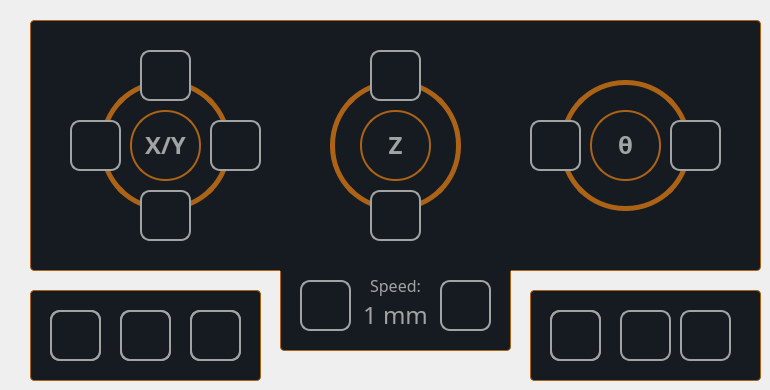
    <widget class="QWidget" name="Manual">
     <property name="cursor">
      <cursorShape>CrossCursor</cursorShape>
     </property>
     <attribute name="title">
      <string>Manual</string>
     </attribute>
     <widget class="QPushButton" name="xPos">
      <property name="geometry">
       <rect>
        <x>210</x>
        <y>120</y>
        <width>51</width>
        <height>51</height>
       </rect>
      </property>
      <property name="styleSheet">
       <string notr="true">background-color: rgb(22, 27, 34);
border-style: solid;
border-radius: 10px;
border-width: 2px;
border-color:rgb(161, 164, 163);</string>
      </property>
      <property name="text">
       <string/>
      </property>
      <property name="icon">
       <iconset resource="icons.qrc">
        <normaloff>:/new/prefix1/Icons/Right50W.png</normaloff>:/new/prefix1/Icons/Right50W.png</iconset>
      </property>
      <property name="iconSize">
       <size>
        <width>30</width>
        <height>30</height>
       </size>
      </property>
     </widget>
     <widget class="QLabel" name="label_4">
      <property name="geometry">
       <rect>
        <x>140</x>
        <y>120</y>
        <width>51</width>
        <height>51</height>
       </rect>
      </property>
      <property name="font">
       <font>
        <family>Arial Rounded MT Bold</family>
        <pointsize>14</pointsize>
        <weight>75</weight>
        <bold>true</bold>
       </font>
      </property>
      <property name="mouseTracking">
       <bool>true</bool>
      </property>
      <property name="styleSheet">
       <string notr="true">background-color: rgba(255, 255, 255, 0);</string>
      </property>
      <property name="text">
       <string>&lt;html&gt;&lt;head/&gt;&lt;body&gt;&lt;p&gt;&lt;span style=&quot; font-size:18pt; color:#a1a4a3;&quot;&gt;X/Y&lt;/span&gt;&lt;/p&gt;&lt;/body&gt;&lt;/html&gt;</string>
      </property>
      <property name="alignment">
       <set>Qt::AlignCenter</set>
      </property>
     </widget>
     <widget class="QPushButton" name="yNeg">
      <property name="geometry">
       <rect>
        <x>140</x>
        <y>190</y>
        <width>51</width>
        <height>51</height>
       </rect>
      </property>
      <property name="styleSheet">
       <string notr="true">background-color: rgb(22, 27, 34);
border-style: solid;
border-radius: 10px;
border-width: 2px;
border-color:rgb(161, 164, 163);</string>
      </property>
      <property name="text">
       <string/>
      </property>
      <property name="icon">
       <iconset resource="icons.qrc">
        <normaloff>:/new/prefix1/Icons/Down50W.png</normaloff>:/new/prefix1/Icons/Down50W.png</iconset>
      </property>
      <property name="iconSize">
       <size>
        <width>30</width>
        <height>30</height>
       </size>
      </property>
     </widget>
     <widget class="QPushButton" name="xNeg">
      <property name="geometry">
       <rect>
        <x>70</x>
        <y>120</y>
        <width>51</width>
        <height>51</height>
       </rect>
      </property>
      <property name="styleSheet">
       <string notr="true">background-color: rgb(22, 27, 34);
border-style: solid;
border-radius: 10px;
border-width: 2px;
border-color:rgb(161, 164, 163);</string>
      </property>
      <property name="text">
       <string/>
      </property>
      <property name="icon">
       <iconset resource="icons.qrc">
        <normaloff>:/new/prefix1/Icons/Left50W.png</normaloff>:/new/prefix1/Icons/Left50W.png</iconset>
      </property>
      <property name="iconSize">
       <size>
        <width>30</width>
        <height>30</height>
       </size>
      </property>
     </widget>
     <widget class="QPushButton" name="yPos">
      <property name="geometry">
       <rect>
        <x>140</x>
        <y>50</y>
        <width>51</width>
        <height>51</height>
       </rect>
      </property>
      <property name="styleSheet">
       <string notr="true">background-color: rgb(22, 27, 34);
border-style: solid;
border-radius: 10px;
border-width: 2px;
border-color:rgb(161, 164, 163);</string>
      </property>
      <property name="text">
       <string/>
      </property>
      <property name="icon">
       <iconset resource="icons.qrc">
        <normaloff>:/new/prefix1/Icons/Up50W.png</normaloff>:/new/prefix1/Icons/Up50W.png</iconset>
      </property>
      <property name="iconSize">
       <size>
        <width>30</width>
        <height>30</height>
       </size>
      </property>
     </widget>
     <widget class="QPushButton" name="xHome">
      <property name="geometry">
       <rect>
        <x>50</x>
        <y>310</y>
        <width>51</width>
        <height>51</height>
       </rect>
      </property>
      <property name="styleSheet">
       <string notr="true">background-color: rgba(255, 255, 255, 0);
border-style: solid;
border-radius: 10px;
border-width: 2px;
border-color:rgb(161, 164, 163);
font: 14pt &quot;Arial Rounded MT Bold&quot;;
color:rgb(22, 27, 34);</string>
      </property>
      <property name="text">
       <string>X</string>
      </property>
      <property name="iconSize">
       <size>
        <width>25</width>
        <height>25</height>
       </size>
      </property>
     </widget>
     <widget class="QPushButton" name="pushButton_13">
      <property name="geometry">
       <rect>
        <x>50</x>
        <y>310</y>
        <width>51</width>
        <height>51</height>
       </rect>
      </property>
      <property name="styleSheet">
       <string notr="true">background-color: rgb(22, 27, 34);
border-style: solid;
border-radius: 10px;
border-width: 2px;
border-color:rgb(161, 164, 163);</string>
      </property>
      <property name="text">
       <string/>
      </property>
      <property name="icon">
       <iconset resource="icons.qrc">
        <normaloff>:/new/prefix1/Icons/Home50.png</normaloff>:/new/prefix1/Icons/Home50.png</iconset>
      </property>
      <property name="iconSize">
       <size>
        <width>25</width>
        <height>25</height>
       </size>
      </property>
     </widget>
     <widget class="QLabel" name="label_2">
      <property name="geometry">
       <rect>
        <x>130</x>
        <y>110</y>
        <width>71</width>
        <height>71</height>
       </rect>
      </property>
      <property name="styleSheet">
       <string notr="true">background-color: rgb(22, 27, 34);
border-style: solid;
border-radius: 35px;
border-color: rgb(172, 99, 22);
border-width: 2px;</string>
      </property>
      <property name="text">
       <string/>
      </property>
     </widget>
     <widget class="QLabel" name="label_12">
      <property name="geometry">
       <rect>
        <x>100</x>
        <y>80</y>
        <width>131</width>
        <height>131</height>
       </rect>
      </property>
      <property name="styleSheet">
       <string notr="true">background-color: rgb(22, 27, 34);
border-style: solid;
border-radius: 65px;
border-color: rgb(172, 99, 22);
border-width: 5px;</string>
      </property>
      <property name="text">
       <string/>
      </property>
     </widget>
     <widget class="QLabel" name="label">
      <property name="geometry">
       <rect>
        <x>30</x>
        <y>20</y>
        <width>731</width>
        <height>251</height>
       </rect>
      </property>
      <property name="font">
       <font>
        <family>Informal Roman</family>
       </font>
      </property>
      <property name="styleSheet">
       <string notr="true">background-color: rgb(22, 27, 34);
border-style: solid;
border-width: 1px;
border-radius: 4px;
border-color:rgb(172, 99, 22)</string>
      </property>
      <property name="text">
       <string/>
      </property>
     </widget>
     <widget class="QLabel" name="label_5">
      <property name="geometry">
       <rect>
        <x>370</x>
        <y>120</y>
        <width>51</width>
        <height>51</height>
       </rect>
      </property>
      <property name="font">
       <font>
        <family>Arial Rounded MT Bold</family>
        <pointsize>14</pointsize>
        <weight>75</weight>
        <bold>true</bold>
       </font>
      </property>
      <property name="mouseTracking">
       <bool>true</bool>
      </property>
      <property name="styleSheet">
       <string notr="true">background-color: rgba(255, 255, 255, 0);</string>
      </property>
      <property name="text">
       <string>&lt;html&gt;&lt;head/&gt;&lt;body&gt;&lt;p&gt;&lt;span style=&quot; font-size:18pt; color:#a1a4a3;&quot;&gt;Z&lt;/span&gt;&lt;/p&gt;&lt;/body&gt;&lt;/html&gt;</string>
      </property>
      <property name="alignment">
       <set>Qt::AlignCenter</set>
      </property>
     </widget>
     <widget class="QPushButton" name="zPos">
      <property name="geometry">
       <rect>
        <x>370</x>
        <y>50</y>
        <width>51</width>
        <height>51</height>
       </rect>
      </property>
      <property name="styleSheet">
       <string notr="true">background-color: rgb(22, 27, 34);
border-style: solid;
border-radius: 10px;
border-width: 2px;
border-color:rgb(161, 164, 163);</string>
      </property>
      <property name="text">
       <string/>
      </property>
      <property name="icon">
       <iconset resource="icons.qrc">
        <normaloff>:/new/prefix1/Icons/Up50W.png</normaloff>:/new/prefix1/Icons/Up50W.png</iconset>
      </property>
      <property name="iconSize">
       <size>
        <width>30</width>
        <height>30</height>
       </size>
      </property>
     </widget>
     <widget class="QPushButton" name="zNeg">
      <property name="geometry">
       <rect>
        <x>370</x>
        <y>190</y>
        <width>51</width>
        <height>51</height>
       </rect>
      </property>
      <property name="styleSheet">
       <string notr="true">background-color: rgb(22, 27, 34);
border-style: solid;
border-radius: 10px;
border-width: 2px;
border-color:rgb(161, 164, 163);</string>
      </property>
      <property name="text">
       <string/>
      </property>
      <property name="icon">
       <iconset resource="icons.qrc">
        <normaloff>:/new/prefix1/Icons/Down50W.png</normaloff>:/new/prefix1/Icons/Down50W.png</iconset>
      </property>
      <property name="iconSize">
       <size>
        <width>30</width>
        <height>30</height>
       </size>
      </property>
     </widget>
     <widget class="QLabel" name="label_34">
      <property name="geometry">
       <rect>
        <x>360</x>
        <y>110</y>
        <width>71</width>
        <height>71</height>
       </rect>
      </property>
      <property name="styleSheet">
       <string notr="true">background-color: rgb(22, 27, 34);
border-style: solid;
border-radius: 35px;
border-color: rgb(172, 99, 22);
border-width: 2px;</string>
      </property>
      <property name="text">
       <string/>
      </property>
     </widget>
     <widget class="QLabel" name="label_35">
      <property name="geometry">
       <rect>
        <x>330</x>
        <y>80</y>
        <width>131</width>
        <height>131</height>
       </rect>
      </property>
      <property name="styleSheet">
       <string notr="true">background-color: rgb(22, 27, 34);
border-style: solid;
border-radius: 65px;
border-color: rgb(172, 99, 22);
border-width: 5px;</string>
      </property>
      <property name="text">
       <string/>
      </property>
     </widget>
     <widget class="QLabel" name="label_13">
      <property name="geometry">
       <rect>
        <x>600</x>
        <y>120</y>
        <width>51</width>
        <height>51</height>
       </rect>
      </property>
      <property name="font">
       <font>
        <family>Arial Rounded MT Bold</family>
        <pointsize>14</pointsize>
        <weight>75</weight>
        <bold>true</bold>
       </font>
      </property>
      <property name="mouseTracking">
       <bool>true</bool>
      </property>
      <property name="styleSheet">
       <string notr="true">background-color: rgba(255, 255, 255, 0);</string>
      </property>
      <property name="text">
       <string>&lt;html&gt;&lt;head/&gt;&lt;body&gt;&lt;p&gt;&lt;span style=&quot; font-size:18pt; color:#a1a4a3;&quot;&gt;&amp;theta;&lt;/span&gt;&lt;/p&gt;&lt;/body&gt;&lt;/html&gt;</string>
      </property>
      <property name="alignment">
       <set>Qt::AlignCenter</set>
      </property>
     </widget>
     <widget class="QLabel" name="label_14">
      <property name="geometry">
       <rect>
        <x>590</x>
        <y>110</y>
        <width>71</width>
        <height>71</height>
       </rect>
      </property>
      <property name="styleSheet">
       <string notr="true">background-color: rgb(22, 27, 34);
border-style: solid;
border-radius: 35px;
border-color: rgb(172, 99, 22);
border-width: 2px;</string>
      </property>
      <property name="text">
       <string/>
      </property>
     </widget>
     <widget class="QLabel" name="label_15">
      <property name="geometry">
       <rect>
        <x>560</x>
        <y>80</y>
        <width>131</width>
        <height>131</height>
       </rect>
      </property>
      <property name="styleSheet">
       <string notr="true">background-color: rgb(22, 27, 34);
border-style: solid;
border-radius: 65px;
border-color: rgb(172, 99, 22);
border-width: 5px;</string>
      </property>
      <property name="text">
       <string/>
      </property>
     </widget>
     <widget class="QPushButton" name="thetaCCW">
      <property name="geometry">
       <rect>
        <x>670</x>
        <y>120</y>
        <width>51</width>
        <height>51</height>
       </rect>
      </property>
      <property name="styleSheet">
       <string notr="true">background-color: rgb(22, 27, 34);
border-style: solid;
border-radius: 10px;
border-width: 2px;
border-color:rgb(161, 164, 163);</string>
      </property>
      <property name="text">
       <string/>
      </property>
      <property name="icon">
       <iconset resource="icons.qrc">
        <normaloff>:/new/prefix1/Icons/Up50W.png</normaloff>:/new/prefix1/Icons/Up50W.png</iconset>
      </property>
      <property name="iconSize">
       <size>
        <width>30</width>
        <height>30</height>
       </size>
      </property>
     </widget>
     <widget class="QPushButton" name="thetaCW">
      <property name="geometry">
       <rect>
        <x>530</x>
        <y>120</y>
        <width>51</width>
        <height>51</height>
       </rect>
      </property>
      <property name="styleSheet">
       <string notr="true">background-color: rgb(22, 27, 34);
border-style: solid;
border-radius: 10px;
border-width: 2px;
border-color:rgb(161, 164, 163);</string>
      </property>
      <property name="text">
       <string/>
      </property>
      <property name="icon">
       <iconset resource="icons.qrc">
        <normaloff>:/new/prefix1/Icons/Up50W.png</normaloff>:/new/prefix1/Icons/Up50W.png</iconset>
      </property>
      <property name="iconSize">
       <size>
        <width>30</width>
        <height>30</height>
       </size>
      </property>
     </widget>
     <widget class="QPushButton" name="speedDownManual">
      <property name="geometry">
       <rect>
        <x>300</x>
        <y>280</y>
        <width>51</width>
        <height>51</height>
       </rect>
      </property>
      <property name="styleSheet">
       <string notr="true">background-color: rgb(22, 27, 34);
border-style: solid;
border-radius: 10px;
border-width: 2px;
border-color:rgb(161, 164, 163);</string>
      </property>
      <property name="text">
       <string/>
      </property>
      <property name="icon">
       <iconset resource="icons.qrc">
        <normaloff>:/new/prefix1/Icons/Left50W.png</normaloff>:/new/prefix1/Icons/Left50W.png</iconset>
      </property>
      <property name="iconSize">
       <size>
        <width>30</width>
        <height>30</height>
       </size>
      </property>
     </widget>
     <widget class="QPushButton" name="speedUpManual">
      <property name="geometry">
       <rect>
        <x>440</x>
        <y>280</y>
        <width>51</width>
        <height>51</height>
       </rect>
      </property>
      <property name="styleSheet">
       <string notr="true">background-color: rgba(255, 255, 255, 0);
border-style: solid;
border-radius: 10px;
border-width: 2px;
border-color:rgb(161, 164, 163);</string>
      </property>
      <property name="text">
       <string/>
      </property>
      <property name="icon">
       <iconset resource="icons.qrc">
        <normaloff>:/new/prefix1/Icons/Right50W.png</normaloff>:/new/prefix1/Icons/Right50W.png</iconset>
      </property>
      <property name="iconSize">
       <size>
        <width>30</width>
        <height>30</height>
       </size>
      </property>
     </widget>
     <widget class="QLabel" name="label_11">
      <property name="geometry">
       <rect>
        <x>360</x>
        <y>270</y>
        <width>71</width>
        <height>31</height>
       </rect>
      </property>
      <property name="font">
       <font>
        <family>Arial Rounded MT Bold</family>
       </font>
      </property>
      <property name="styleSheet">
       <string notr="true">background-color: rgba(255, 255, 255, 0);</string>
      </property>
      <property name="text">
       <string>&lt;html&gt;&lt;head/&gt;&lt;body&gt;&lt;p&gt;&lt;span style=&quot; font-size:12pt; color:#a1a4a3;&quot;&gt;Speed:&lt;/span&gt;&lt;/p&gt;&lt;/body&gt;&lt;/html&gt;</string>
      </property>
      <property name="alignment">
       <set>Qt::AlignCenter</set>
      </property>
     </widget>
     <widget class="QLabel" name="speedDispManual">
      <property name="geometry">
       <rect>
        <x>360</x>
        <y>290</y>
        <width>71</width>
        <height>51</height>
       </rect>
      </property>
      <property name="font">
       <font>
        <family>Arial Rounded MT Bold</family>
       </font>
      </property>
      <property name="styleSheet">
       <string notr="true">background-color: rgba(255, 255, 255, 0);</string>
      </property>
      <property name="text">
       <string>&lt;html&gt;&lt;head/&gt;&lt;body&gt;&lt;p&gt;&lt;span style=&quot; font-size:18pt; color:#a1a4a3;&quot;&gt;1 mm&lt;/span&gt;&lt;/p&gt;&lt;/body&gt;&lt;/html&gt;</string>
      </property>
      <property name="alignment">
       <set>Qt::AlignCenter</set>
      </property>
     </widget>
     <widget class="QLabel" name="label_31">
      <property name="geometry">
       <rect>
        <x>30</x>
        <y>290</y>
        <width>231</width>
        <height>91</height>
       </rect>
      </property>
      <property name="font">
       <font>
        <family>Informal Roman</family>
       </font>
      </property>
      <property name="styleSheet">
       <string notr="true">background-color: rgb(22, 27, 34);
border-style: solid;
border-width: 1px;
border-radius: 4px;
border-color:rgb(172, 99, 22)</string>
      </property>
      <property name="text">
       <string/>
      </property>
     </widget>
     <widget class="QLabel" name="label_32">
      <property name="geometry">
       <rect>
        <x>280</x>
        <y>270</y>
        <width>231</width>
        <height>81</height>
       </rect>
      </property>
      <property name="font">
       <font>
        <family>Informal Roman</family>
       </font>
      </property>
      <property name="styleSheet">
       <string notr="true">background-color: rgb(22, 27, 34);
border-style: solid;
border-width: 1px;
border-bottom-left-radius: 4px;
border-bottom-right-radius: 4px;
border-left-color:rgb(172, 99, 22);
border-right-color:rgb(172, 99, 22);
border-bottom-color:rgb(172, 99, 22);
border-top-color:rgb(22, 27, 34);</string>
      </property>
      <property name="text">
       <string/>
      </property>
     </widget>
     <widget class="QLabel" name="label_33">
      <property name="geometry">
       <rect>
        <x>530</x>
        <y>290</y>
        <width>231</width>
        <height>91</height>
       </rect>
      </property>
      <property name="font">
       <font>
        <family>Informal Roman</family>
       </font>
      </property>
      <property name="styleSheet">
       <string notr="true">background-color: rgb(22, 27, 34);
border-style: solid;
border-width: 1px;
border-radius: 4px;
border-color:rgb(172, 99, 22)</string>
      </property>
      <property name="text">
       <string/>
      </property>
     </widget>
     <widget class="QPushButton" name="servoPower">
      <property name="geometry">
       <rect>
        <x>680</x>
        <y>310</y>
        <width>51</width>
        <height>51</height>
       </rect>
      </property>
      <property name="styleSheet">
       <string notr="true">background-color: rgb(22, 27, 34);
border-style: solid;
border-radius: 10px;
border-width: 2px;
border-color:rgb(161, 164, 163);</string>
      </property>
      <property name="text">
       <string/>
      </property>
      <property name="icon">
       <iconset resource="icons.qrc">
        <normaloff>:/new/prefix1/Icons/Stepper50.png</normaloff>:/new/prefix1/Icons/Stepper50.png</iconset>
      </property>
      <property name="iconSize">
       <size>
        <width>25</width>
        <height>25</height>
       </size>
      </property>
     </widget>
     <widget class="QPushButton" name="yHome">
      <property name="geometry">
       <rect>
        <x>120</x>
        <y>310</y>
        <width>51</width>
        <height>51</height>
       </rect>
      </property>
      <property name="styleSheet">
       <string notr="true">background-color: rgba(255, 255, 255, 0);
border-style: solid;
border-radius: 10px;
border-width: 2px;
border-color:rgb(161, 164, 163);
font: 14pt &quot;Arial Rounded MT Bold&quot;;
color:rgb(22, 27, 34);</string>
      </property>
      <property name="text">
       <string>Y</string>
      </property>
      <property name="iconSize">
       <size>
        <width>25</width>
        <height>25</height>
       </size>
      </property>
     </widget>
     <widget class="QPushButton" name="pushButton_17">
      <property name="geometry">
       <rect>
        <x>120</x>
        <y>310</y>
        <width>51</width>
        <height>51</height>
       </rect>
      </property>
      <property name="styleSheet">
       <string notr="true">background-color: rgb(22, 27, 34);
border-style: solid;
border-radius: 10px;
border-width: 2px;
border-color:rgb(161, 164, 163);</string>
      </property>
      <property name="text">
       <string/>
      </property>
      <property name="icon">
       <iconset resource="icons.qrc">
        <normaloff>:/new/prefix1/Icons/Home50.png</normaloff>:/new/prefix1/Icons/Home50.png</iconset>
      </property>
      <property name="iconSize">
       <size>
        <width>25</width>
        <height>25</height>
       </size>
      </property>
     </widget>
     <widget class="QPushButton" name="zHome">
      <property name="geometry">
       <rect>
        <x>190</x>
        <y>310</y>
        <width>51</width>
        <height>51</height>
       </rect>
      </property>
      <property name="styleSheet">
       <string notr="true">background-color: rgba(255, 255, 255, 0);
border-style: solid;
border-radius: 10px;
border-width: 2px;
border-color:rgb(161, 164, 163);
font: 14pt &quot;Arial Rounded MT Bold&quot;;
color:rgb(22, 27, 34);</string>
      </property>
      <property name="text">
       <string>Z</string>
      </property>
      <property name="iconSize">
       <size>
        <width>25</width>
        <height>25</height>
       </size>
      </property>
     </widget>
     <widget class="QPushButton" name="pushButton_19">
      <property name="geometry">
       <rect>
        <x>190</x>
        <y>310</y>
        <width>51</width>
        <height>51</height>
       </rect>
      </property>
      <property name="styleSheet">
       <string notr="true">background-color: rgb(22, 27, 34);
border-style: solid;
border-radius: 10px;
border-width: 2px;
border-color:rgb(161, 164, 163);</string>
      </property>
      <property name="text">
       <string/>
      </property>
      <property name="icon">
       <iconset resource="icons.qrc">
        <normaloff>:/new/prefix1/Icons/Home50.png</normaloff>:/new/prefix1/Icons/Home50.png</iconset>
      </property>
      <property name="iconSize">
       <size>
        <width>25</width>
        <height>25</height>
       </size>
      </property>
     </widget>
     <widget class="QPushButton" name="thetaHome">
      <property name="geometry">
       <rect>
        <x>550</x>
        <y>310</y>
        <width>51</width>
        <height>51</height>
       </rect>
      </property>
      <property name="styleSheet">
       <string notr="true">background-color: rgba(255, 255, 255, 0);
border-style: solid;
border-radius: 10px;
border-width: 2px;
border-color:rgb(161, 164, 163);
font: 75 15pt &quot;Symbol&quot;;
color:rgb(22, 27, 34);
</string>
      </property>
      <property name="text">
       <string>q</string>
      </property>
      <property name="iconSize">
       <size>
        <width>25</width>
        <height>25</height>
       </size>
      </property>
     </widget>
     <widget class="QPushButton" name="pushButton_21">
      <property name="geometry">
       <rect>
        <x>550</x>
        <y>310</y>
        <width>51</width>
        <height>51</height>
       </rect>
      </property>
      <property name="styleSheet">
       <string notr="true">background-color: rgb(22, 27, 34);
border-style: solid;
border-radius: 10px;
border-width: 2px;
border-color:rgb(161, 164, 163);</string>
      </property>
      <property name="text">
       <string/>
      </property>
      <property name="icon">
       <iconset resource="icons.qrc">
        <normaloff>:/new/prefix1/Icons/Home50.png</normaloff>:/new/prefix1/Icons/Home50.png</iconset>
      </property>
      <property name="iconSize">
       <size>
        <width>25</width>
        <height>25</height>
       </size>
      </property>
     </widget>
     <widget class="QPushButton" name="allHome">
      <property name="geometry">
       <rect>
        <x>620</x>
        <y>310</y>
        <width>51</width>
        <height>51</height>
       </rect>
      </property>
      <property name="styleSheet">
       <string notr="true">background-color: rgb(22, 27, 34);
border-style: solid;
border-radius: 10px;
border-width: 2px;
border-color:rgb(161, 164, 163);</string>
      </property>
      <property name="text">
       <string/>
      </property>
      <property name="icon">
       <iconset resource="icons.qrc">
        <normaloff>:/new/prefix1/Icons/Home50.png</normaloff>:/new/prefix1/Icons/Home50.png</iconset>
      </property>
      <property name="iconSize">
       <size>
        <width>25</width>
        <height>25</height>
       </size>
      </property>
     </widget>
     <zorder>label_33</zorder>
     <zorder>servoPower</zorder>
     <zorder>label</zorder>
     <zorder>label_32</zorder>
     <zorder>label_31</zorder>
     <zorder>label_35</zorder>
     <zorder>label_12</zorder>
     <zorder>label_2</zorder>
     <zorder>label_4</zorder>
     <zorder>yNeg</zorder>
     <zorder>xNeg</zorder>
     <zorder>yPos</zorder>
     <zorder>pushButton_13</zorder>
     <zorder>xPos</zorder>
     <zorder>zPos</zorder>
     <zorder>zNeg</zorder>
     <zorder>label_34</zorder>
     <zorder>label_5</zorder>
     <zorder>label_15</zorder>
     <zorder>label_14</zorder>
     <zorder>label_13</zorder>
     <zorder>thetaCCW</zorder>
     <zorder>thetaCW</zorder>
     <zorder>speedDownManual</zorder>
     <zorder>speedUpManual</zorder>
     <zorder>label_11</zorder>
     <zorder>speedDispManual</zorder>
     <zorder>xHome</zorder>
     <zorder>pushButton_17</zorder>
     <zorder>pushButton_19</zorder>
     <zorder>pushButton_21</zorder>
     <zorder>yHome</zorder>
     <zorder>zHome</zorder>
     <zorder>thetaHome</zorder>
     <zorder>allHome</zorder>
    </widget>
